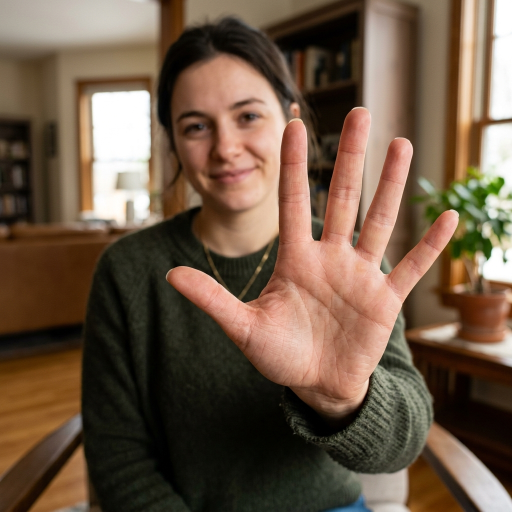
#> input picture samples/bare_hand.jpg, 1024 x 1024 px, given in place of the camera (shown at 1/2 size)
$ python snapshot.py
#> lines starting #> are read from the running program, lines starting #| are printed output that depends on the picture; after the words box and inside, x2 and y2 are one past the last pixel; in counts of white or black regions, pixels touching at a corner belong together
import cv2
import time

# ============================================================
# CONFIGURATION
# ============================================================

CAMERA_INDEX = 0          # Change if your USB camera is on another index
THRESHOLD = 100           # 0-255; adjust depending on your objects
MIN_OBJECT_AREA = 500     # Minimum contour area to be considered an object

# Optional: blur to reduce camera noise
BLUR_KERNEL = (5, 5)

# ============================================================
# OPEN CAMERA
# ============================================================

cam = cv2.VideoCapture(CAMERA_INDEX)

if not cam.isOpened():
    print(f"Error: Could not open camera at index {CAMERA_INDEX}")
    exit()

print(f"Camera opened successfully at index {CAMERA_INDEX}")
print("Press 'q' to quit.")
print("Press 's' to save the current frame.")
print("Press '+' / '-' to change threshold.")

# ============================================================
# FPS / LATENCY VARIABLES
# ============================================================

prev_time = time.perf_counter()
fps = 0

# ============================================================
# MAIN LOOP
# ============================================================

while True:

    # --------------------------------------------------------
    # Start timing the complete frame-processing cycle
    # --------------------------------------------------------

    start_time = time.perf_counter()

    # --------------------------------------------------------
    # Capture frame
    # --------------------------------------------------------

    ret, frame = cam.read()
#> frame is the input picture: shape (1024, 1024, 3); mean B, G, R 69.9, 88.5, 110.3

    if not ret:
        print("Error: Could not read frame from camera.")
        break

    # --------------------------------------------------------
    # Convert to grayscale
    # --------------------------------------------------------

    # If the camera already provides grayscale, this conversion
    # is harmless if OpenCV reports a single-channel image.

    if len(frame.shape) == 3:
        gray = cv2.cvtColor(frame, cv2.COLOR_BGR2GRAY)
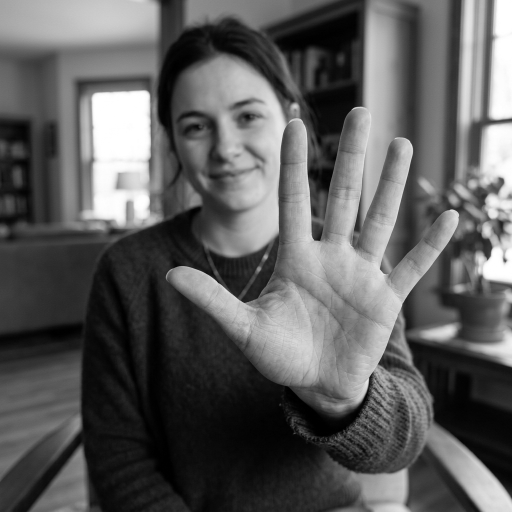
#> gray: shape (1024, 1024) (shown at 1/2 size); min 0, max 255, mean 92.9
    else:
        gray = frame

    # --------------------------------------------------------
    # Reduce noise
    # --------------------------------------------------------

    blurred = cv2.GaussianBlur(gray, BLUR_KERNEL, 0)

    # --------------------------------------------------------
    # THRESHOLDING
    # --------------------------------------------------------

    _, binary = cv2.threshold(
        blurred,
        THRESHOLD,
        255,
        cv2.THRESH_BINARY
    )
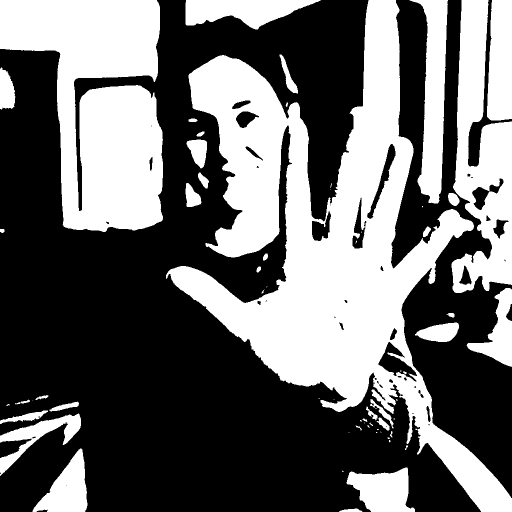
#> binary: shape (1024, 1024) (shown at 1/2 size); 41.4% white; 66 white regions (27 under 20 px)

    # --------------------------------------------------------
    # Find contours
    # --------------------------------------------------------

    contours, _ = cv2.findContours(
        binary,
        cv2.RETR_EXTERNAL,
        cv2.CHAIN_APPROX_SIMPLE
    )
#> contours = 62 contours, 27 with area under 20; largest, box (x1, y1, x2, y2) and area: (332, 0, 1024, 1024) 226684, (0, 0, 326, 464) 96372, (903, 0, 1024, 586) 41432, (819, 0, 896, 407) 15756, (974, 0, 1024, 241) 10593

    # --------------------------------------------------------
    # Detect objects
    # --------------------------------------------------------

    objects = []

    for contour in contours:

        area = cv2.contourArea(contour)

        # Ignore small noise
        if area < MIN_OBJECT_AREA:
            continue

        # Bounding box
        x, y, w, h = cv2.boundingRect(contour)

        objects.append({
            "x": x,
            "y": y,
            "w": w,
            "h": h,
            "area": area
        })
#> this loop made 62 passes
#> area on passes 1, 11, 13, 20, 21, 25, 28, 31, 33, 35, 37, 41: 179, 21.5, 21, 23.5, 252, 162, 427, 52.5, 423, 86, 78, 64.5
#> (area, x, y, w, h) on passes 3, 4, 22, 23, 36, 39: (7902.5, 693, 935, 137, 89), (7186.5, 65, 897, 110, 127), (5411, 0, 827, 162, 125), (834.5, 0, 821, 96, 27), (2222.5, 830, 645, 88, 39), (5695.5, 933, 576, 91, 158)
#> after the loop, objects = 16 items

    # Sort objects from largest to smallest
    objects.sort(key=lambda obj: obj["area"], reverse=True)

    # --------------------------------------------------------
    # Draw bounding boxes
    # --------------------------------------------------------

    for i, obj in enumerate(objects):

        x = obj["x"]
        y = obj["y"]
        w = obj["w"]
        h = obj["h"]
        area = obj["area"]

        # Bounding box
        cv2.rectangle(
            frame,
            (x, y),
            (x + w, y + h),
            (0, 255, 0),
            2
        )

        # Object number
        label = f"Object {i + 1}"

        cv2.putText(
            frame,
            label,
            (x, max(y - 10, 20)),
            cv2.FONT_HERSHEY_SIMPLEX,
            0.6,
            (0, 255, 0),
            2
        )

        # Optional: show area
        area_text = f"Area: {int(area)}"

        cv2.putText(
            frame,
            area_text,
            (x, y + h + 20),
            cv2.FONT_HERSHEY_SIMPLEX,
            0.5,
            (0, 255, 255),
            1
        )
#> this loop made 16 passes
#> (x, y, w, h, area, label, area_text) on passes 1 to 12: (332, 0, 692, 1024, 226683.5, 'Object 1', 'Area: 226683'), (0, 0, 326, 464, 96371.5, 'Object 2', 'Area: 96371'), (903, 0, 121, 586, 41432.5, 'Object 3', 'Area: 41432'), (819, 0, 77, 407, 15756, 'Object 4', 'Area: 15756'), (974, 0, 50, 241, 10593, 'Object 5', 'Area: 10593'), (371, 0, 271, 59, 9465, 'Object 6', 'Area: 9465'), (693, 935, 137, 89, 7902.5, 'Object 7', 'Area: 7902'), (65, 897, 110, 127, 7186.5, 'Object 8', 'Area: 7186'), (933, 576, 91, 158, 5695.5, 'Object 9', 'Area: 5695'), (0, 827, 162, 125, 5411, 'Object 10', 'Area: 5411'), (830, 645, 88, 39, 2222.5, 'Object 11', 'Area: 2222'), (0, 135, 31, 84, 1866, 'Object 12', 'Area: 1866')
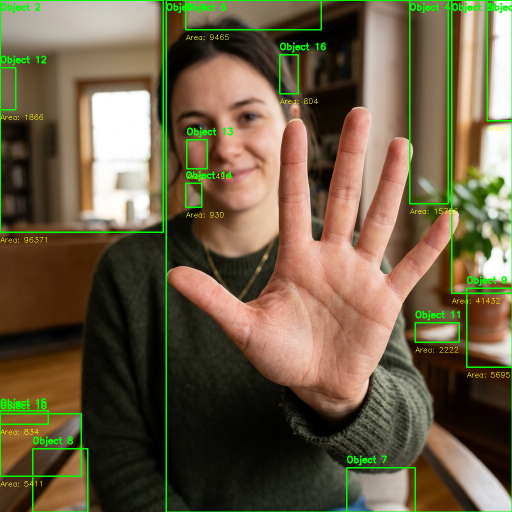
#> frame: shape (1024, 1024, 3) (shown at 1/2 size); 3.46% of pixels changed, all inside (x1, y1, x2, y2) = (0, 0, 1024, 1024)

    # --------------------------------------------------------
    # FPS calculation
    # --------------------------------------------------------

    current_time = time.perf_counter()

    elapsed = current_time - prev_time

    if elapsed > 0:
        fps = 1.0 / elapsed

    prev_time = current_time

    # --------------------------------------------------------
    # Processing latency
    # --------------------------------------------------------

    processing_time_ms = (time.perf_counter() - start_time) * 1000

    # --------------------------------------------------------
    # Display information
    # --------------------------------------------------------

    object_count = len(objects)
#> object_count = 16

    # Background rectangle for information
    cv2.rectangle(
        frame,
        (10, 10),
        (330, 145),
        (0, 0, 0),
        -1
    )

    # Object count
    cv2.putText(
        frame,
        f"Objects: {object_count}",
        (20, 40),
        cv2.FONT_HERSHEY_SIMPLEX,
        0.7,
        (0, 255, 0),
        2
    )

    # Threshold
    cv2.putText(
        frame,
        f"Threshold: {THRESHOLD}",
        (20, 70),
        cv2.FONT_HERSHEY_SIMPLEX,
        0.6,
        (255, 255, 255),
        2
    )

    # FPS
    cv2.putText(
        frame,
        f"FPS: {fps:.1f}",
        (20, 100),
        cv2.FONT_HERSHEY_SIMPLEX,
        0.6,
        (255, 255, 255),
        2
    )

    # Processing latency
    cv2.putText(
        frame,
        f"Latency: {processing_time_ms:.2f} ms",
        (20, 130),
        cv2.FONT_HERSHEY_SIMPLEX,
        0.6,
        (0, 255, 255),
        2
    )
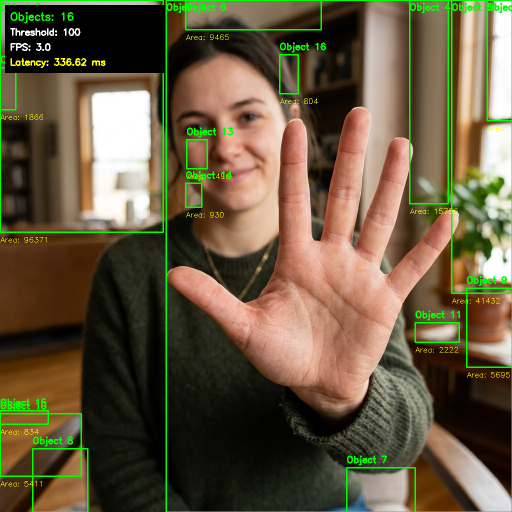
#> frame: shape (1024, 1024, 3) (shown at 1/2 size); mean B, G, R 63.3, 89.3, 101.6

    # --------------------------------------------------------
    # Show camera image
    # --------------------------------------------------------

    cv2.imshow("USB Camera - Object Detection", frame)

    # Optional: show binary threshold image
    cv2.imshow("Threshold", binary)

    # --------------------------------------------------------
    # Keyboard controls
    # --------------------------------------------------------

    key = cv2.waitKey(1) & 0xFF
#> (key q is pressed here)

    # Quit
    if key == ord('q'):
        break

    # Save current annotated frame
    elif key == ord('s'):

        filename = "detected_objects.jpg"

        cv2.imwrite(filename, frame)

        print(f"\nSaved: {filename}")
        print(f"Objects detected: {object_count}")
        print(f"Threshold: {THRESHOLD}")
        print(f"Latency: {processing_time_ms:.2f} ms")
        print(f"FPS: {fps:.1f}")

        for i, obj in enumerate(objects):

            print(
                f"Object {i + 1}: "
                f"x={obj['x']}, "
                f"y={obj['y']}, "
                f"width={obj['w']}, "
                f"height={obj['h']}, "
                f"area={obj['area']:.0f}"
            )

    # Increase threshold
    elif key == ord('+') or key == ord('='):
        THRESHOLD = min(255, THRESHOLD + 5)
        print(f"Threshold increased to {THRESHOLD}")

    # Decrease threshold
    elif key == ord('-') or key == ord('_'):
        THRESHOLD = max(0, THRESHOLD - 5)
        print(f"Threshold decreased to {THRESHOLD}")

# ============================================================
# CLEANUP
# ============================================================

cam.release()
cv2.destroyAllWindows()

print("Camera released.")

$ run again, on samples/compliant.jpg
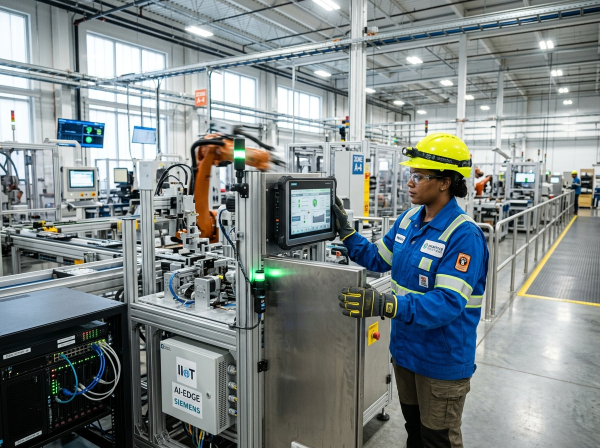
#> input picture samples/compliant.jpg, 1200 x 896 px, given in place of the camera (shown at 1/2 size)
#> frame is the input picture: shape (896, 1200, 3); mean B, G, R 135, 134.2, 125.8
#> `_, binary = cv2.threshold( blurred, THRESHOLD, 255, cv2.THRESH_BINARY )`:
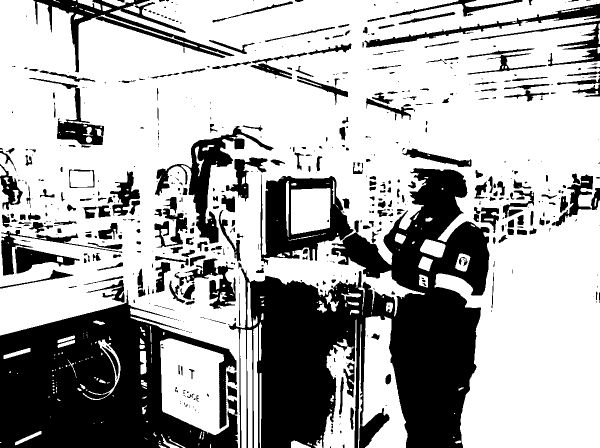
#> binary: shape (896, 1200) (shown at 1/2 size); 67.4% white; 589 black regions (295 under 20 px)
#> contours = 180 contours, 116 with area under 20; largest, box (x1, y1, x2, y2) and area: (0, 0, 1200, 896) 760794, (724, 632, 815, 896) 15217, (646, 639, 713, 896) 9674, (480, 658, 493, 896) 2446, (494, 660, 505, 896) 2064
#> the loop `for contour in contours: ` made 180 passes
#> area on passes 1, 6, 7: 32.5, 35, 321
#> after the loop `for contour in contours:`: objects = 11 items
#> the loop `for i, obj in enumerate(objects): ` made 11 passes
#> (x, y, w, h, area, label, area_text) on passes 1 to 8: (0, 0, 1200, 896, 760793.5, 'Object 1', 'Area: 760793'), (724, 632, 91, 264, 15217, 'Object 2', 'Area: 15217'), (646, 639, 67, 257, 9673.5, 'Object 3', 'Area: 9673'), (480, 658, 13, 238, 2446, 'Object 4', 'Area: 2446'), (494, 660, 11, 236, 2064.5, 'Object 5', 'Area: 2064'), (506, 653, 10, 243, 1802, 'Object 6', 'Area: 1802'), (165, 679, 76, 121, 1374.5, 'Object 7', 'Area: 1374'), (840, 478, 51, 37, 1208.5, 'Object 8', 'Area: 1208')
#> object_count = 11
#> `cv2.putText( frame, f"Latency: {processing_time_ms:.2f} ms", (20, 130)..`:
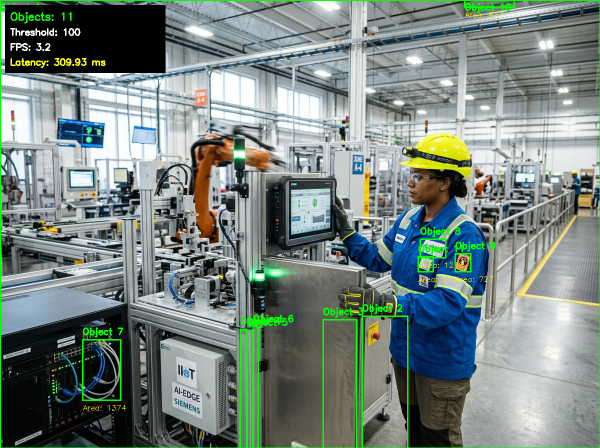
#> frame: shape (896, 1200, 3) (shown at 1/2 size); mean B, G, R 126.4, 131.6, 118.6

$ run again, on samples/station4.jpg
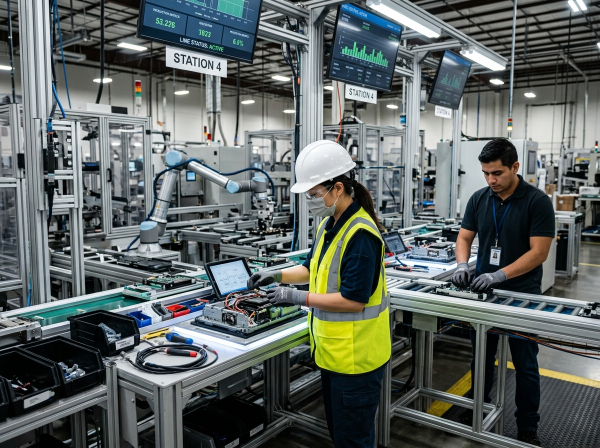
#> input picture samples/station4.jpg, 1200 x 896 px, given in place of the camera (shown at 1/2 size)
#> frame is the input picture: shape (896, 1200, 3); mean B, G, R 99.8, 102, 94.9
#> `_, binary = cv2.threshold( blurred, THRESHOLD, 255, cv2.THRESH_BINARY )`:
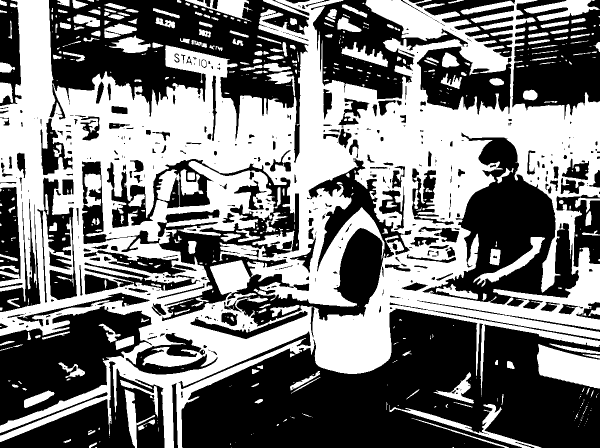
#> binary: shape (896, 1200) (shown at 1/2 size); 47.7% white; 530 white regions (279 under 20 px)
#> contours = 381 contours, 233 with area under 20; largest, box (x1, y1, x2, y2) and area: (0, 0, 1200, 896) 645757, (1074, 688, 1200, 777) 6978, (779, 808, 1083, 896) 2938, (1048, 0, 1200, 42) 2726, (370, 0, 505, 43) 1937
#> the loop `for contour in contours: ` made 381 passes
#> area on passes 6, 9, 13: 55, 38, 40.5
#> after the loop `for contour in contours:`: objects = 17 items
#> the loop `for i, obj in enumerate(objects): ` made 17 passes
#> (x, y, w, h, area, label, area_text) on passes 1 to 8: (0, 0, 1200, 896, 645757, 'Object 1', 'Area: 645757'), (1074, 688, 126, 89, 6978.5, 'Object 2', 'Area: 6978'), (779, 808, 304, 88, 2938, 'Object 3', 'Area: 2938'), (1048, 0, 152, 42, 2726, 'Object 4', 'Area: 2726'), (370, 0, 135, 43, 1937, 'Object 5', 'Area: 1937'), (249, 779, 61, 117, 1619.5, 'Object 6', 'Area: 1619'), (683, 84, 93, 50, 1499.5, 'Object 7', 'Area: 1499'), (218, 71, 83, 35, 1425, 'Object 8', 'Area: 1425')
#> object_count = 17
#> `cv2.putText( frame, f"Latency: {processing_time_ms:.2f} ms", (20, 130)..`:
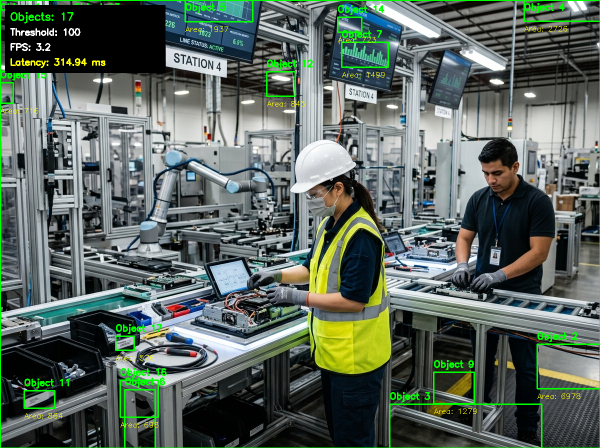
#> frame: shape (896, 1200, 3) (shown at 1/2 size); mean B, G, R 94.5, 103.3, 90.9
